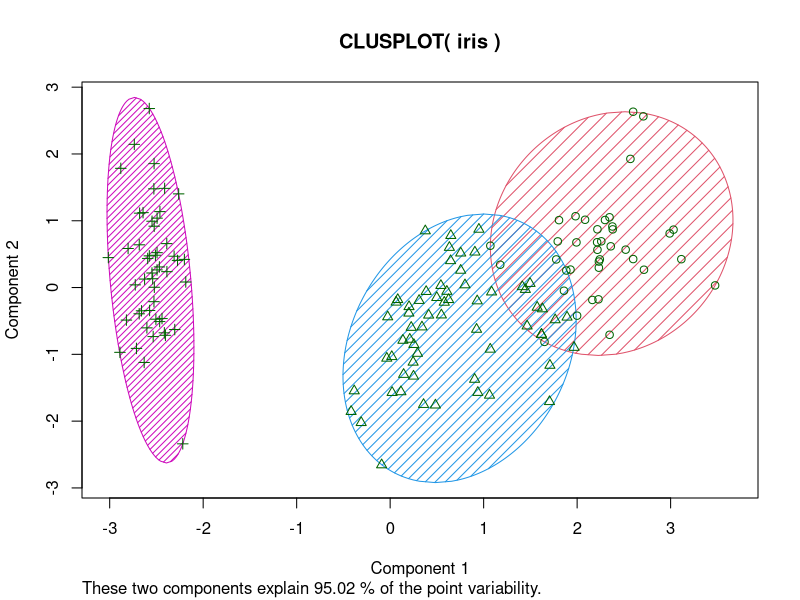
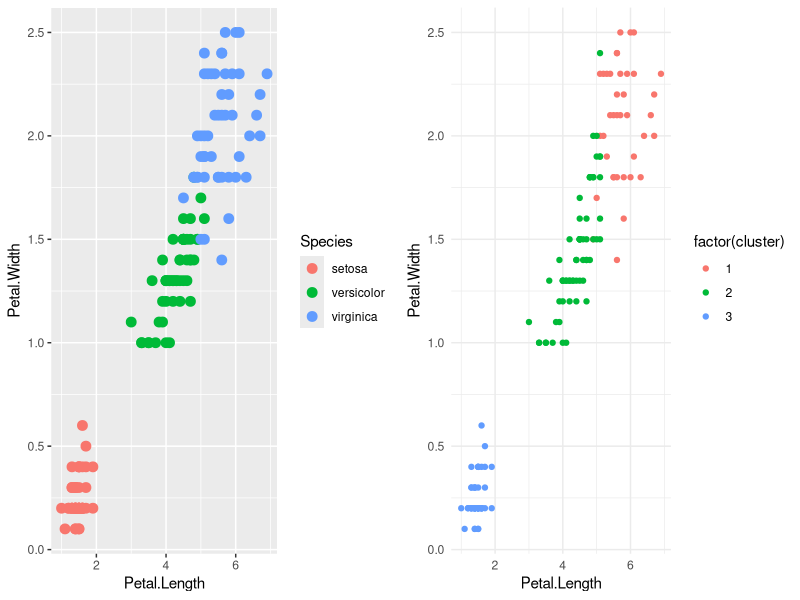

Generate these figures, in order, with R:
# Solução Lista de Exercícios - Capítulo 12

# Obs: Caso tenha problemas com a acentuação, consulte este link:
# https://support.rstudio.com/hc/en-us/articles/200532197-Character-Encoding

# Configurando o diretório de trabalho
# Coloque entre aspas o diretório de trabalho que você está usando no seu computador
# Não use diretórios com espaço no nome
projeto_path = "D:/FCDados/[12] - Azure Machine Learning/[03] - Projetos/"
input_path = "D:/FCDados/[12] - Azure Machine Learning/[01] - InputData/"
output_path = "D:/FCDados/[12] - Azure Machine Learning/[02] - OutputData/"
setwd(projeto_path)
getwd()

# Usaremos o dataset iris neste exemplo
# O dataset iris possui observações de 3 especies de flores (Iris setosa, Iris virginica e Iris versocolor)
# Para cada flor, 4 medidas sao usadas: 
# comprimento (length) e largura (width) do caule (sepal) e comprimento e largura da petala (petal)
library(datasets)
head(iris)

# Análise exploratoria de dados com ggplot2
library(ggplot2)

# Veja que os dados claramente possui grupos com caracteristcas similares
graf_1 = ggplot(iris, aes(Petal.Length, Petal.Width, color = Species)) + geom_point(size = 3)

# Agora usarmeos o K-Means para tentar agrupar os dados em clusters
set.seed(101)
help(kmeans)
View(iris)
str(iris)

# Exercício 1 - Usando a função kmeans(), crie um modelo de clustering (aprendizagem não supervisionada). Use a documentação, para fazer sua pesquisa.
# Neste caso, ja sabemos quantos grupos (clusters) existem em nossos dados (3)
# Perceba que o dataset iris possui 5 colunas, mas estamos usando as 4 primeiras
?kmeans
dados <- iris[,1:4]
dados

modelo <- kmeans(dados, 3)

# Obtendo informação sobre os clusters
# Foram criados 3 clusters: cluster 1, 2 e 3
# Perceba que apesar o algoritmo ter feito a divisão dos dados em clusters, houve problema em dividir alguns dos dados, 
# que apesar de terem caracteristicas diferentes, ficaram no mesmo cluster


# Visualizando os clusters
install.packages("cluster")
library(cluster)
help(clusplot)


# Plot
clusplot(iris, modelo$cluster, color = TRUE, shade = TRUE, labels = 0, lines = 0, )
View(dados)
dados$cluster <- modelo$cluster
graf_2 <- ggplot(dados, aes(x = Petal.Length, y = Petal.Width, color = factor(cluster))) + geom_point() + theme_minimal()

library("gridExtra")
grid.arrange(graf_1, graf_2, 
             ncol = 2, nrow = 1)

